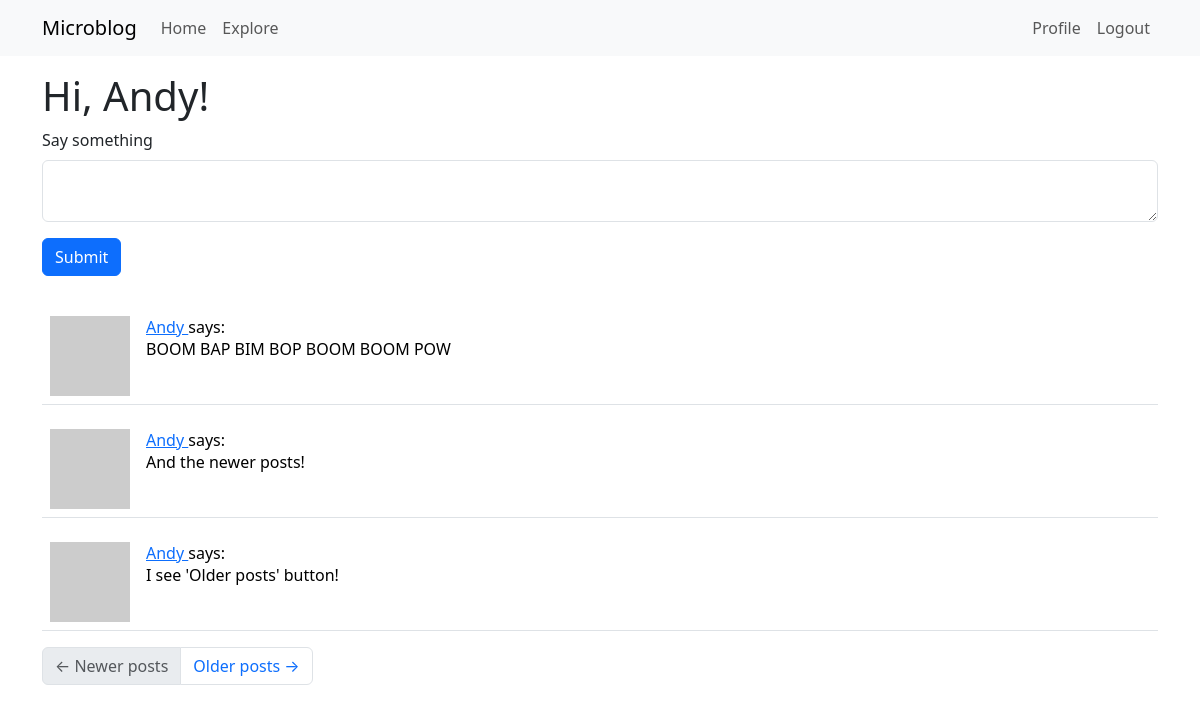
Before: /index (signed in) with the older database file.
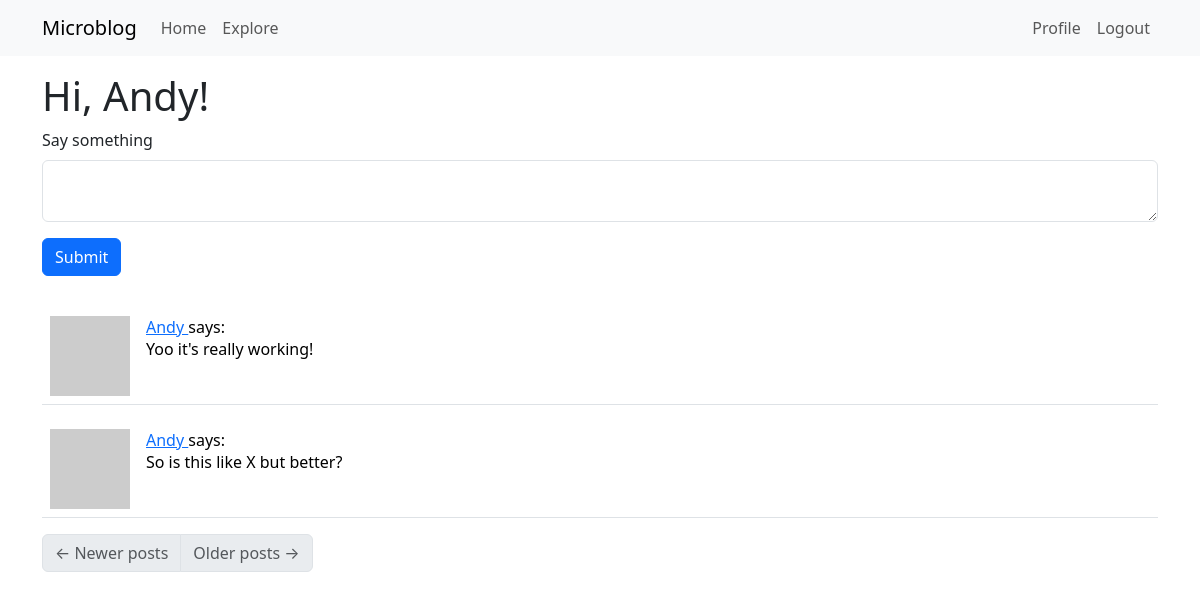
After: the same page with the newer database file.
### app/models.py (models this page shows, shortened)
class User(UserMixin, db.Model):
    id: so.Mapped[int] = so.mapped_column(primary_key=True)
    username: so.Mapped[str] = so.mapped_column(sa.String(64), index=True,
                                                unique=True)
    email: so.Mapped[str] = so.mapped_column(sa.String(120), index=True,
                                             unique=True)
    password_hash: so.Mapped[Optional[str]] = so.mapped_column(sa.String(256))
    about_me: so.Mapped[Optional[str]] = so.mapped_column(sa.String(140))
    last_seen: so.Mapped[Optional[datetime]] = so.mapped_column(
        default=lambda: datetime.now(timezone.utc))
    posts: so.WriteOnlyMapped['Post'] = so.relationship(
        back_populates='author')
    following: so.WriteOnlyMapped['User'] = so.relationship(
        secondary=followers, primaryjoin=(followers.c.follower_id == id),
        secondaryjoin=(followers.c.followed_id == id),
        back_populates='followers')
    followers: so.WriteOnlyMapped['User'] = so.relationship(
        secondary=followers, primaryjoin=(followers.c.followed_id == id),
        secondaryjoin=(followers.c.follower_id == id),
        back_populates='following')
    def avatar(self, size):
        digest = md5(self.email.lower().encode('utf-8')).hexdigest()
        return f'https://www.gravatar.com/avatar/{digest}?d=identicon&s={size}'
    def following_posts(self):
        Author = so.aliased(User)
        Follower = so.aliased(User)
        return (
            sa.select(Post)
            .join(Post.author.of_type(Author))
            .join(Author.followers.of_type(Follower), isouter=True)
            .where(sa.or_(
                Follower.id == self.id,
                Author.id == self.id,
            ))
            .group_by(Post)
            .order_by(Post.timestamp.desc())
        )

class Post(db.Model):
    id: so.Mapped[int] = so.mapped_column(primary_key=True)
    body: so.Mapped[str] = so.mapped_column(sa.String(140))
    timestamp: so.Mapped[datetime] = so.mapped_column(
        index=True, default=lambda: datetime.now(timezone.utc))
    user_id: so.Mapped[int] = so.mapped_column(sa.ForeignKey(User.id),
                                               index=True)
    author: so.Mapped[User] = so.relationship(back_populates='posts')

### app/routes.py (the view)
@app.route('/', methods=['GET', 'POST'])
@app.route('/index', methods=['GET', 'POST'])
@login_required
def index():
    form = PostForm()
    if form.validate_on_submit():
        post = Post(body=form.post.data, author=current_user)
        db.session.add(post)
        db.session.commit()
        flash('Your post is now live!')
        return redirect(url_for('index'))
    page = request.args.get('page', 1, type=int)
    posts = db.paginate(current_user.following_posts(), page=page,
                        per_page=app.config['POSTS_PER_PAGE'], error_out=False)
    next_url = url_for('index', page=posts.next_num) \
        if posts.has_next else None
    prev_url = url_for('index', page=posts.prev_num) \
        if posts.has_prev else None
    return render_template('index.html', title='Home', form=form,
                           posts=posts.items, next_url=next_url,
                           prev_url=prev_url)

### app/forms.py
class PostForm(FlaskForm):
    post = TextAreaField('Say something', validators=[
        DataRequired(), Length(min=1, max=140)])
    submit = SubmitField('Submit')

### app/models.py (called while the page is built)
@login.user_loader
def load_user(id):
    return db.session.get(User, int(id))

### app/routes.py (called while the page is built)
@app.before_request
def before_request():
    if current_user.is_authenticated:
        current_user.last_seen = datetime.now(timezone.utc)
        db.session.commit()

### app/templates/index.html
{% extends "base.html" %} {% import "bootstrap_wtf.html" as wtf %} {% block
content %}
<h1>Hi, {{ current_user.username }}!</h1>
{% if form %} {{ wtf.quick_form(form) }} {% endif %} {% for post in posts %} {%
include '_post.html' %} {% endfor %}
<nav aria-label="Post navigation">
  <ul class="pagination">
    <li class="page-item{% if not prev_url %} disabled{% endif %}">
      <a class="page-link" href="{{ prev_url }}">
        <span aria-hidden="true">&larr;</span> Newer posts
      </a>
    </li>
    <li class="page-item{% if not next_url %} disabled{% endif %}">
      <a class="page-link" href="{{ next_url }}">
        Older posts <span aria-hidden="true">&rarr;</span>
      </a>
    </li>
  </ul>
</nav>
{% endblock %}

### app/templates/base.html (shortened to what this page needs)
<html lang="en">
   <head>
     <link
         href="https://cdn.jsdelivr.net/npm/bootstrap@5.3.2/dist/css/bootstrap.min.css"
         rel="stylesheet"
>
   </head>
   <body>
     <nav class="navbar navbar-expand-lg bg-body-tertiary">
       <div class="container">
         <a class="navbar-brand" href="{{ url_for('index') }}">Microblog</a>
         <div class="collapse navbar-collapse" id="navbarSupportedContent">
           <ul class="navbar-nav me-auto mb-2 mb-lg-0">
             <li class="nav-item">
               <a class="nav-link" aria-current="page" href="{{ url_for('index') }}">Home</a>
             </li>
             <li class="nav-item">
               <a class="nav-link" aria-current="page" href="{{ url_for('explore') }}">Explore</a>
             </li>
           </ul>
           <ul class="navbar-nav mb-2 mb-lg-0">
            {% if current_user.is_anonymous %}
            <li class="nav-item">
              <a class="nav-link" aria-current="page" href="{{ url_for('login') }}">Login</a>
            </li>
            {% else %}
            <li class="nav-item">
              <a class="nav-link" aria-current="page" href="{{ url_for('user', username=current_user.username) }}">Profile</a>
            </li>
            <li class="nav-item">
              <a class="nav-link" aria-current="page" href="{{ url_for('logout') }}">Logout</a>
            </li>
            {% endif %}
          </ul>
        </div>
      </nav>
      <div class="container mt-3">
        {% block content %}{% endblock %}
      </div>
    </body>
  </html>

### app/templates/bootstrap_wtf.html (shortened to what this page needs)
{% macro form_field(field, autofocus) %} {%- if field.type == 'BooleanField' %}
<div class="form-check mb-3">
  {{ field(class='form-check-input') }} {{ field.label(class='form-check-label')
  }}
</div>
{%- elif field.type == 'SelectField' %} {{
field.label(class='form-label') }} {{ field(class='form-select mb-3') }} {%-
elif field.type == 'TextAreaField' %}
<div class="mb-3">
  {{ field.label(class='form-label') }} {% if autofocus %} {{
  field(class='form-control' + (' is-invalid' if field.errors else ''),
  autofocus=True) }} {% else %} {{ field(class='form-control' + (' is-invalid'
  if field.errors else '')) }} {% endif %}
</div>
{%- elif field.type == 'SubmitField' %} {{ field(class='btn btn-primary mb-3')
}} {%- endif %} {% endmacro %} {% macro quick_form(form, action="", method="post",
id="", novalidate=False) %}
<form
  {%-
  if
  action
  !="None"
  %}
  action="{{ action }}"
  {%
  endif
  -%}
  {%-
  if
  method
  %}
  method="{{ method }}"
  {%
  endif
  %}
>
   {% set ns =
  namespace(first_field=true) %} {%- for field in form %} {% if
  field.widget.input_type != 'hidden' -%} {{ form_field(field, ns.first_field)
  }} {% set ns.first_field = false %} {%- endif %} {%- endfor %}
</form>
{% endmacro %}

### app/templates/_post.html
<table class="table table-hover">
  <tr>
    <td width="70px">
      <a href="{{ url_for('user', username=post.author.username) }}">
        <img src="{{ post.author.avatar(70) }}" />
      </a>
    </td>
    <td>
      <a href="{{ url_for('user', username=post.author.username) }}">
        {{ post.author.username }}
      </a>
      says:
      <br />
      {{ post.body }}
    </td>
  </tr>
</table>

Changed rows visible on the page:
removed Post: author.username "Andy", body "BOOM BAP BIM BOP BOOM BOOM POW"
removed Post: author.username "Andy", body "And the newer posts!"
removed Post: author.username "Andy", body "I see 'Older posts' button!"
now on this page (row edited): Post: author.username "Andy", body "Yoo it's really working!"
now on this page (row edited): Post: author.username "Andy", body "So is this like X but better?"
